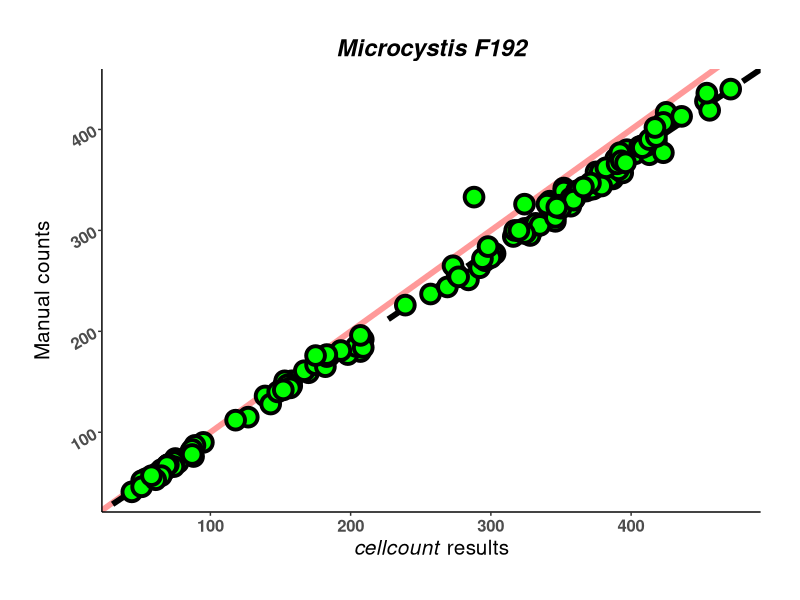
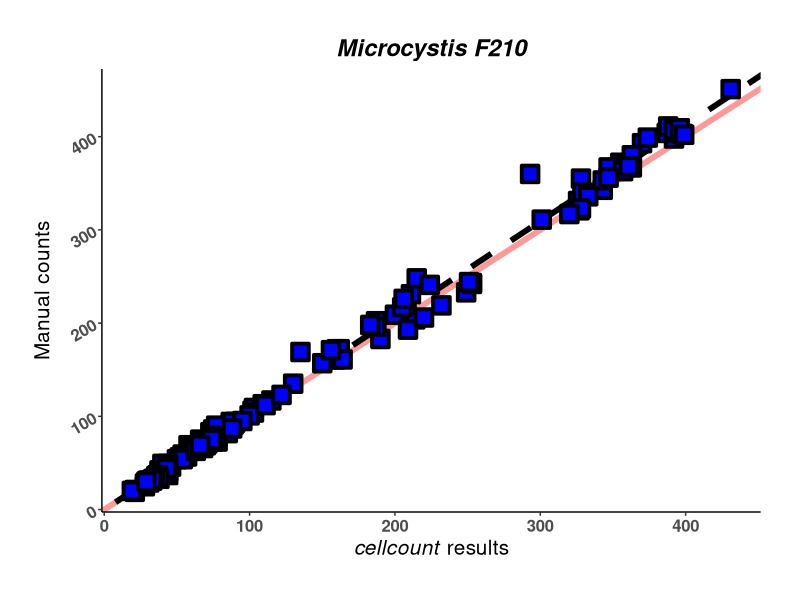
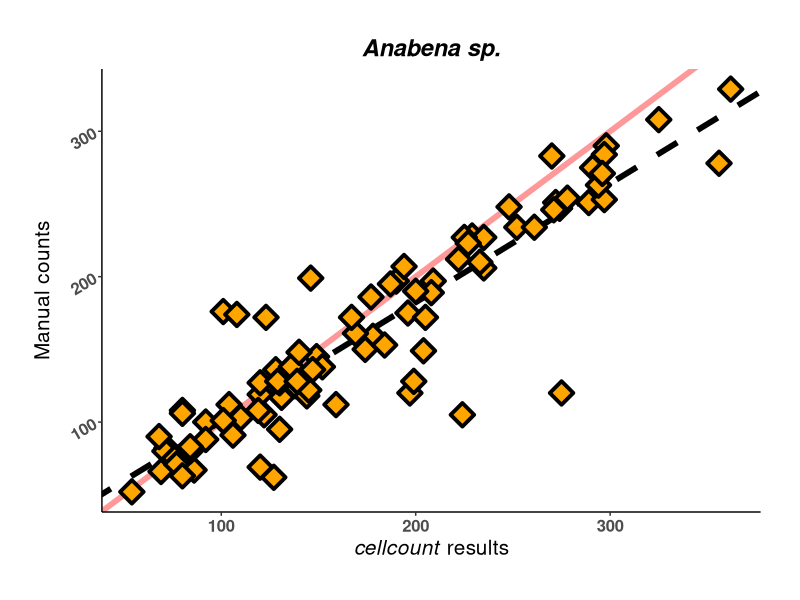
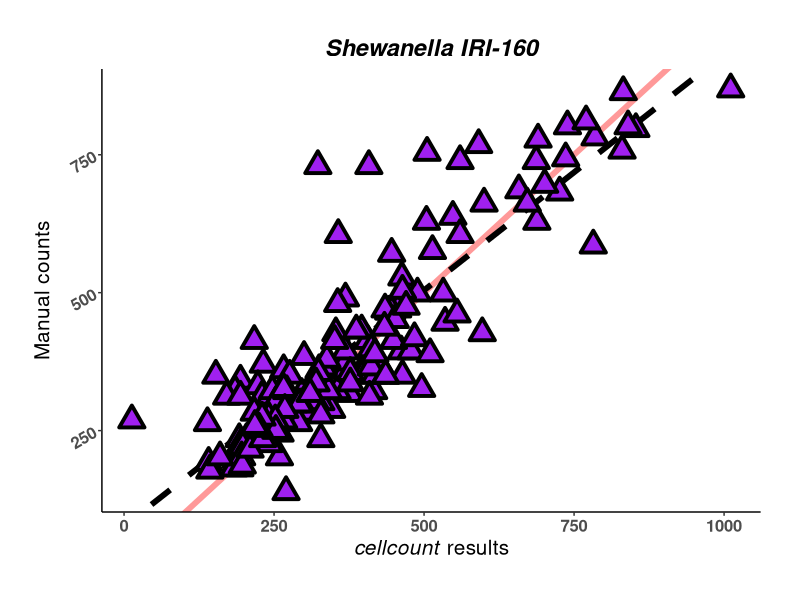
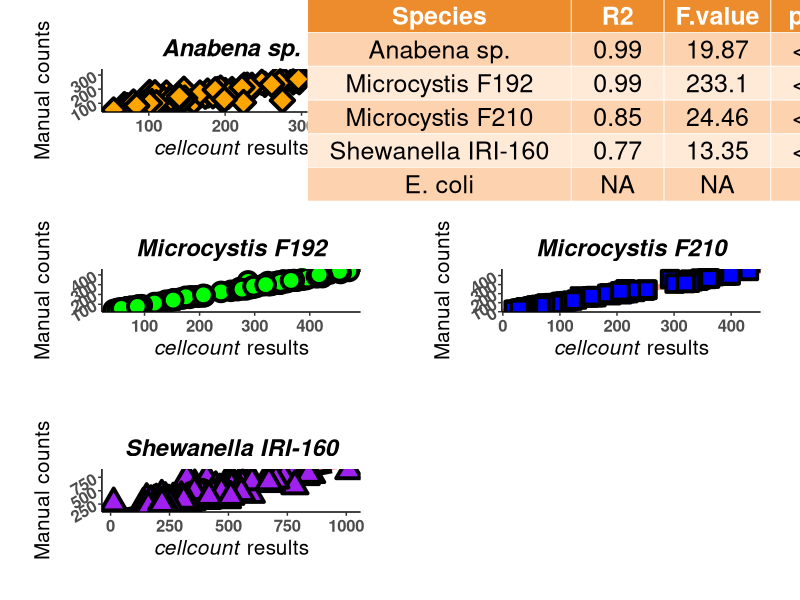

The R script that drew these images, in order:
library(ggplot2)
library(gridExtra)
library(ggpubr)

setwd("C:/Users/Tyler.Harman/Desktop/cellcount_work/cellcount_data/stat_code/")

RA<-read.csv("Regression_Analysis_IND.csv",header=T)

RA_F192<-subset(RA,Species=="F192")
RA_F210<-subset(RA,Species=="F210")
RA_Anabena<-subset(RA,Species=="Anabena")
RA_Shewanella<-subset(RA,Species=="Shewanella")

data.lm1<-lm(Visual~Script,data=RA_F192)
summary(data.lm1)

F192<-ggplot(data=RA_F192, aes(x=Script,y=Visual))+
  theme_classic()+
  labs(x=expression(paste(italic("cellcount"), " results")))+
  labs(y="Manual counts")+
  labs(title="Microcystis F192")+
  theme(plot.title = element_text(face="bold.italic",size=17,hjust=0.5),
        axis.title.x = element_text(size=15),
        axis.title.y = element_text(size=15,vjust=2))+
  theme(axis.text.x = element_text(face = "bold",size = 12),
        axis.text.y = element_text(face = "bold",size = 12,angle=30),
        plot.margin=unit(c(1,1,1,1),"cm"))+
  geom_abline(slope=1,intercept=0,color="red",size=2,alpha=0.4)+
  geom_abline(slope=coef(data.lm1)[["Script"]],
              intercept=coef(data.lm1)[["(Intercept)"]],
              linetype=2,
              size=2)+
  geom_point(size=5,shape=21,colour="black",fill="green",stroke=2)
F192

data.lm2<-lm(Visual~Script,data=RA_F210)
summary(data.lm2)

F210<-ggplot(data=RA_F210, aes(x=Script,y=Visual))+
  theme_classic()+
  labs(x=expression(paste(italic("cellcount"), " results")))+
  labs(y="Manual counts")+
  labs(title="Microcystis F210")+
  theme(plot.title = element_text(face="bold.italic",size=17,hjust=0.5),
        axis.title.x = element_text(size=15),
        axis.title.y = element_text(size=15,vjust=2))+
  theme(axis.text.x = element_text(face = "bold",size = 12),
        axis.text.y = element_text(face = "bold",size = 12,angle=30),
        plot.margin=unit(c(1,1,1,1),"cm"))+
  geom_abline(slope=1,intercept=0,color="red",size=2,alpha=0.4)+
  geom_abline(slope=coef(data.lm2)[["Script"]],
              intercept=coef(data.lm2)[["(Intercept)"]],
              linetype=2,
              size=2)+
  geom_point(size=5,shape=22,colour="black",fill="blue",stroke=2)
F210

data.lm3<-lm(Visual~Script,data=RA_Anabena)
summary(data.lm3)

Anabena<-ggplot(data=RA_Anabena, aes(x=Script,y=Visual))+
  theme_classic()+
  labs(x=expression(paste(italic("cellcount"), " results")))+
  labs(y="Manual counts")+
  labs(title="Anabena sp.")+
  theme(plot.title = element_text(face="bold.italic",size=17,hjust=0.5),
        axis.title.x = element_text(size=15),
        axis.title.y = element_text(size=15,vjust=2))+
  theme(axis.text.x = element_text(face = "bold",size = 12),
        axis.text.y = element_text(face = "bold",size = 12,angle=30),
        plot.margin=unit(c(1,1,1,1),"cm"))+
  geom_abline(slope=1,intercept=0,color="red",size=2,alpha=0.4)+
  geom_abline(slope=coef(data.lm3)[["Script"]],
              intercept=coef(data.lm3)[["(Intercept)"]],
              linetype=2,
              size=2)+
  geom_point(size=5,shape=23,colour="black",fill="orange",stroke=2)
Anabena

data.lm4<-lm(Visual~Script,data=RA_Shewanella)
summary(data.lm4)

Shewanella<-ggplot(data=RA_Shewanella, aes(x=Script,y=Visual))+
  theme_classic()+
  labs(x=expression(paste(italic("cellcount"), " results")))+
  labs(y="Manual counts")+
  labs(title="Shewanella IRI-160")+
  theme(plot.title = element_text(face="bold.italic",size=17,hjust=0.5),
        axis.title.x = element_text(size=15),
        axis.title.y = element_text(size=15,vjust=2))+
  theme(axis.text.x = element_text(face = "bold",size = 12),
        axis.text.y = element_text(face = "bold",size = 12,angle=30),
        plot.margin=unit(c(1,1,1,1),"cm"))+
  geom_abline(slope=1,intercept=0,color="red",size=2,alpha=0.4)+
  geom_abline(slope=coef(data.lm4)[["Script"]],
              intercept=coef(data.lm4)[["(Intercept)"]],
              linetype=2,
              size=2)+
  geom_point(size=5,shape=24,colour="black",fill="purple",stroke=2)
Shewanella


set.seed(1)
stats<-data.frame(Species=rep(c('  Anabena sp.  ','  Microcystis F192  ',
                                '  Microcystis F210  ','  Shewanella IRI-160  ',
                                '  E. coli  ')),
                  R2=rep(c('  0.99  ','  0.99  ','  0.85  ','  0.77  ','NA')),
                  F.value=rep(c('  19.87  ','  233.1  ','  24.46  ','  13.35  ','NA')),
                  p.value=rep(c('  <0.001  ','  <0.001  ','  <0.001  ','  <0.001  ','NA')))
stat.table<-ggtexttable(stats,rows=NULL,
                        theme=ttheme("mOrange",base_size = 18))

tiff("RA_IND_Analysis.tiff", height = 32, width = 30, units = 'cm', 
     compression = "lzw", res = 300)
grid.arrange(Anabena,F192,F210,stat.table,Shewanella,
             ncol=2,nrow=4,
             layout_matrix=rbind(c(1,4),
                                 c(2,3),
                                 c(5,NA),
                                 c(NA,NA)))
dev.off()
